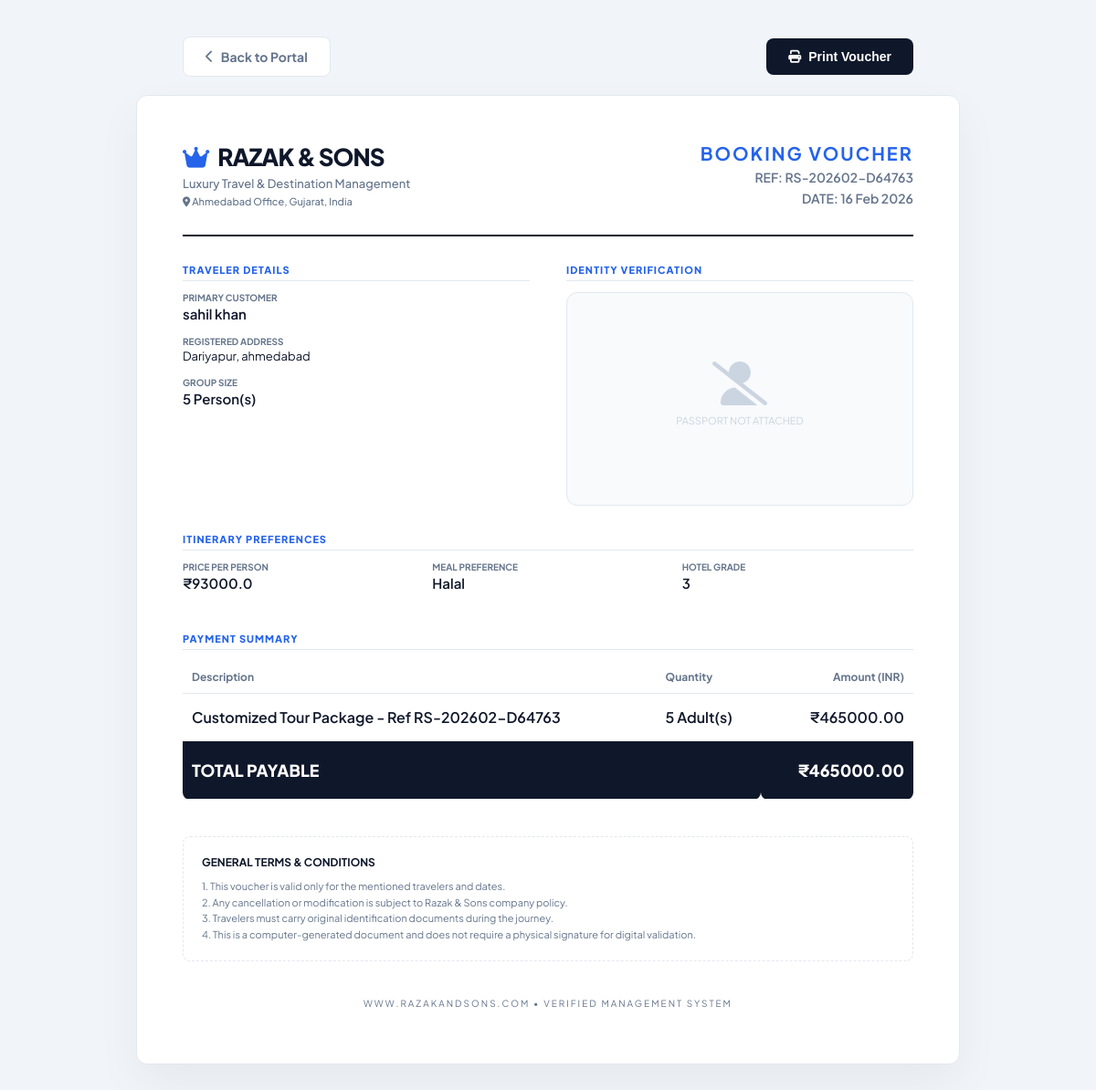
Page /dashboard/view/RS-202602-D64763/ (signed in) on the committed database.
### bookings/models.py (models this page shows, shortened)
class Booking(models.Model):
    booking_id = models.CharField(
        max_length=50, # Increased length to fit the brand name
        unique=True,
        editable=False,
        verbose_name="Booking UID"
    )
    PAYMENT_CHOICES = [
        ('Pending', 'Pending'),
        ('Partial', 'Partial'),
        ('Paid', 'Paid'),
    ]
    payment_status = models.CharField(
        max_length=10,
        choices=PAYMENT_CHOICES,
        default='Pending'
    )
    customer_name = models.CharField(max_length=200)
    address = models.TextField()
    total_members = models.PositiveIntegerField(default=1)
    passport_photo = models.ImageField(upload_to='passports/', null=True, blank=True)
    tour_price = models.DecimalField(max_digits=10, decimal_places=2, default=0.00)
    additional_info = models.JSONField(default=dict, blank=True)
    created_at = models.DateTimeField(auto_now_add=True)
    updated_at = models.DateTimeField(auto_now=True)

### bookings/views.py (the view)
# urls.py: path('dashboard/view/<str:booking_id>/', views.booking_detail, name='booking_detail'),
@login_required
def booking_detail(request, booking_id):
    booking = get_object_or_404(Booking, booking_id=booking_id)
    return render(request, 'bookings/booking_detail.html', {'booking': booking})

### bookings/templates/bookings/booking_detail.html (shortened to what this page needs)
<!DOCTYPE html>
<html lang="en">
<head>
    <link rel="stylesheet" href="https://cdnjs.cloudflare.com/ajax/libs/font-awesome/6.4.0/css/all.min.css">
</head>
<body>
<div class="no-print-header">
    <a href="{% url 'dashboard' %}" class="btn btn-back">
        <i class="fas fa-chevron-left"></i> Back to Portal
    </a>
    <button onclick="window.print()" class="btn btn-download">
        <i class="fas fa-print"></i> Print Voucher
    </button>
</div>
<div class="receipt-container">
    <div class="doc-header">
        <div class="brand-logo">
            <h1><i class="fas fa-crown" style="color:var(--brand-blue)"></i> RAZAK & SONS</h1>
            <p>Luxury Travel & Destination Management</p>
            <p style="font-size: 11px;"><i class="fas fa-location-dot"></i> Ahmedabad Office, Gujarat, India</p>
        </div>
        <div class="invoice-meta">
            <h2>BOOKING VOUCHER</h2>
            <p>REF: {{ booking.booking_id }}</p>
            <p>DATE: {{ booking.created_at|date:"d M Y" }}</p>
        </div>
    </div>
    <div class="grid-row">
        <div>
            <span class="section-label">Traveler Details</span>
            <div class="data-item">
                <strong>Primary Customer</strong>
                <span>{{ booking.customer_name }}</span>
            </div>
            <div class="data-item">
                <strong>Registered Address</strong>
                <span style="font-weight: 400; font-size: 13px;">{{ booking.address }}</span>
            </div>
            <div class="data-item">
                <strong>Group Size</strong>
                <span>{{ booking.total_members }} Person(s)</span>
            </div>
        </div>
        <div>
            <span class="section-label">Identity Verification</span>
            <div class="identity-card">
                {% if booking.passport_photo %}
                    <img src="{{ booking.passport_photo.url }}" alt="Passport Scan">
                {% else %}
                    <div style="padding: 60px 0; color: #cbd5e1;">
                        <i class="fas fa-user-slash fa-3x"></i>
                        <p style="font-size: 11px; margin-top: 10px;">PASSPORT NOT ATTACHED</p>
                    </div>
                {% endif %}
            </div>
        </div>
    </div>
    <span class="section-label">Itinerary Preferences</span>
    <div class="grid-row" style="grid-template-columns: repeat(3, 1fr); gap: 20px;">
        {% for key, value in booking.additional_info.items %}
            <div class="data-item">
                <strong>{{ key|title }}</strong>
                <span>{{ value|default:"--" }}</span>
            </div>
        {% empty %}
            <p style="grid-column: span 3; color: var(--text-grey); font-size: 12px;">Standard package requirements apply.</p>
        {% endfor %}
    </div>
    <span class="section-label">Payment Summary</span>
    <table class="financial-table">
        <thead>
            <tr>
                <th>Description</th>
                <th>Quantity</th>
                <th style="text-align: right;">Amount (INR)</th>
            </tr>
        </thead>
        <tbody>
            <tr>
                <td>Customized Tour Package - Ref {{ booking.booking_id }}</td>
                <td>{{ booking.total_members }} Adult(s)</td>
                <td style="text-align: right;">₹{{ booking.tour_price }}</td>
            </tr>
            <tr class="total-row">
                <td colspan="2" style="font-weight: 800;">TOTAL PAYABLE</td>
                <td style="text-align: right; font-weight: 800;">₹{{ booking.tour_price }}</td>
            </tr>
        </tbody>
    </table>
    <div class="terms-box">
        <h4>General Terms & Conditions</h4>
        <p>
            1. This voucher is valid only for the mentioned travelers and dates.<br>
            2. Any cancellation or modification is subject to Razak & Sons company policy.<br>
            3. Travelers must carry original identification documents during the journey.<br>
            4. This is a computer-generated document and does not require a physical signature for digital validation.
        </p>
    </div>
    <div style="margin-top: 40px; text-align: center;">
        <p style="font-size: 10px; color: var(--text-grey); text-transform: uppercase; letter-spacing: 2px;">
            www.razakandsons.com • Verified Management System
        </p>
    </div>
</div>
</body>
</html>

### bookings/templates/bookings/booking_detail.html (style rules this page uses)
:root { --brand-dark: #0f172a; --brand-blue: #2563eb; --text-grey: #64748b; --border: #e2e8f0; }
body { font-family: 'Plus Jakarta Sans', sans-serif; background: #f1f5f9; padding: 40px 20px; margin: 0; color: var(--brand-dark); }
.no-print-header { max-width: 800px; margin: 0 auto 20px; display: flex; justify-content: space-between; align-items: center; }
.receipt-container { background: white; max-width: 800px; margin: auto; padding: 50px; box-shadow: 0 20px 50px rgba(0,0,0,0.05); border-radius: 12px; border: 1px solid var(--border); }
.doc-header { display: flex; justify-content: space-between; align-items: flex-start; border-bottom: 2px solid var(--brand-dark); padding-bottom: 30px; margin-bottom: 30px; }
.brand-logo h1 { margin: 0; font-size: 26px; font-weight: 800; letter-spacing: -1px; display: flex; align-items: center; gap: 10px; }
.brand-logo p { margin: 5px 0 0; color: var(--text-grey); font-size: 13px; font-weight: 500; }
.invoice-meta { text-align: right; }
.invoice-meta h2 { margin: 0; font-size: 20px; color: var(--brand-blue); text-transform: uppercase; letter-spacing: 2px; }
.invoice-meta p { margin: 5px 0 0; font-size: 14px; font-weight: 600; color: var(--text-grey); }
.grid-row { display: grid; grid-template-columns: 1fr 1fr; gap: 40px; margin-bottom: 30px; }
.section-label { font-size: 11px; font-weight: 800; text-transform: uppercase; color: var(--brand-blue); letter-spacing: 1px; margin-bottom: 12px; display: block; border-bottom: 1px solid var(--border); padding-bottom: 5px; }
.data-item { margin-bottom: 15px; }
.data-item strong { display: block; font-size: 10px; color: var(--text-grey); text-transform: uppercase; }
.data-item span { font-size: 15px; font-weight: 600; display: block; margin-top: 2px; }
.identity-card { border: 1px solid var(--border); border-radius: 12px; padding: 15px; background: #f8fafc; text-align: center; }
.financial-table { width: 100%; border-collapse: collapse; margin-top: 10px; }
.financial-table th { text-align: left; font-size: 12px; color: var(--text-grey); padding: 10px; border-bottom: 1px solid var(--border); }
.financial-table td { padding: 15px 10px; font-weight: 600; border-bottom: 1px solid #f8fafc; }
.total-row { background: var(--brand-dark); color: white; }
.total-row td { padding: 20px 10px; font-size: 18px; border-radius: 0 0 8px 8px; }
.terms-box { margin-top: 40px; background: #fff; border: 1px dashed var(--border); padding: 20px; border-radius: 8px; }
.terms-box h4 { margin: 0 0 10px 0; font-size: 12px; text-transform: uppercase; }
.terms-box p { margin: 0; font-size: 11px; color: var(--text-grey); line-height: 1.6; }
.btn { padding: 12px 24px; border-radius: 8px; font-weight: 700; text-decoration: none; cursor: pointer; border: none; display: inline-flex; align-items: center; gap: 8px; transition: 0.3s; font-size: 14px; }
.btn-back { color: var(--text-grey); background: white; border: 1px solid var(--border); }
.btn-download { background: var(--brand-dark); color: white; }

### rows in the picture
Booking: booking_id "RS-202602-D64763", created_at "16 Feb 2026", customer_name "sahil khan", address "Dariyapur, ahmedabad", total_members "5", tour_price "465000.00"

### other values in the picture
{{ key|title }} "PRICE PER PERSON" "MEAL PREFERENCE" "HOTEL GRADE"
{{ value|default:"--" }} "₹93000.0" "Halal" "3"
